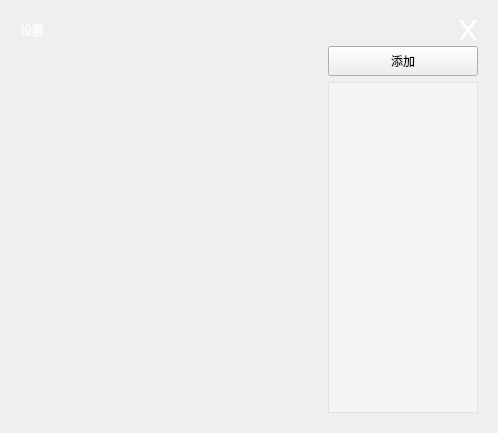
<?xml version="1.0" encoding="UTF-8"?>
<ui version="4.0">
 <class>SetUp</class>
 <widget class="QWidget" name="SetUp">
  <property name="geometry">
   <rect>
    <x>0</x>
    <y>0</y>
    <width>498</width>
    <height>433</height>
   </rect>
  </property>
  <property name="windowTitle">
   <string>Form</string>
  </property>
  <property name="styleSheet">
   <string notr="true"/>
  </property>
  <layout class="QVBoxLayout" name="verticalLayout">
   <item>
    <widget class="QWidget" name="widget" native="true">
     <property name="styleSheet">
      <string notr="true"/>
     </property>
     <layout class="QVBoxLayout" name="verticalLayout_2">
      <item>
       <layout class="QHBoxLayout" name="horizontalLayout">
        <item>
         <widget class="QLabel" name="label">
          <property name="styleSheet">
           <string notr="true">QLabel{
	font: 20pt &quot;楷体&quot;;
	background-color: rgba(0,0,0,0);
	color: rgb(255, 255, 255);
	border-radius:4px;
}</string>
          </property>
          <property name="text">
           <string>设置</string>
          </property>
         </widget>
        </item>
        <item>
         <spacer name="horizontalSpacer">
          <property name="orientation">
           <enum>Qt::Horizontal</enum>
          </property>
          <property name="sizeHint" stdset="0">
           <size>
            <width>40</width>
            <height>20</height>
           </size>
          </property>
         </spacer>
        </item>
        <item>
         <widget class="QPushButton" name="hideButton">
          <property name="sizePolicy">
           <sizepolicy hsizetype="Fixed" vsizetype="Fixed">
            <horstretch>0</horstretch>
            <verstretch>0</verstretch>
           </sizepolicy>
          </property>
          <property name="styleSheet">
           <string notr="true">QPushButton{
	width:20px;
	height:20px;
	border-radius:4px;
	color: rgb(255, 255, 255);
	font: 25pt;
}</string>
          </property>
          <property name="text">
           <string>X</string>
          </property>
         </widget>
        </item>
       </layout>
      </item>
      <item>
       <layout class="QHBoxLayout" name="horizontalLayout_2" stretch="1,0">
        <item>
         <widget class="QStackedWidget" name="stackedWidget">
          <property name="currentIndex">
           <number>-1</number>
          </property>
         </widget>
        </item>
        <item>
         <layout class="QVBoxLayout" name="verticalLayout_3">
          <item>
           <widget class="QPushButton" name="addButton">
            <property name="minimumSize">
             <size>
              <width>0</width>
              <height>30</height>
             </size>
            </property>
            <property name="styleSheet">
             <string notr="true"/>
            </property>
            <property name="text">
             <string>添加</string>
            </property>
           </widget>
          </item>
          <item>
           <widget class="QListWidget" name="ListWidgetFloatWindow">
            <property name="maximumSize">
             <size>
              <width>150</width>
              <height>16777215</height>
             </size>
            </property>
            <property name="styleSheet">
             <string notr="true">QListView::item {
    height: 50px;
}

QListView::item:hover {
	background:rgba(255,255,255,0.8);
}

QListView::item:selected { 
     background:rgba(255,255,255,0.8);
}

QPushButton {
	width:10px;
	height:10px;
	border-radius:4px;
}

QListWidget {
	background-color: rgba(255,255,255,0.4);
}</string>
            </property>
           </widget>
          </item>
         </layout>
        </item>
       </layout>
      </item>
     </layout>
    </widget>
   </item>
  </layout>
 </widget>
 <resources/>
 <connections/>
</ui>
